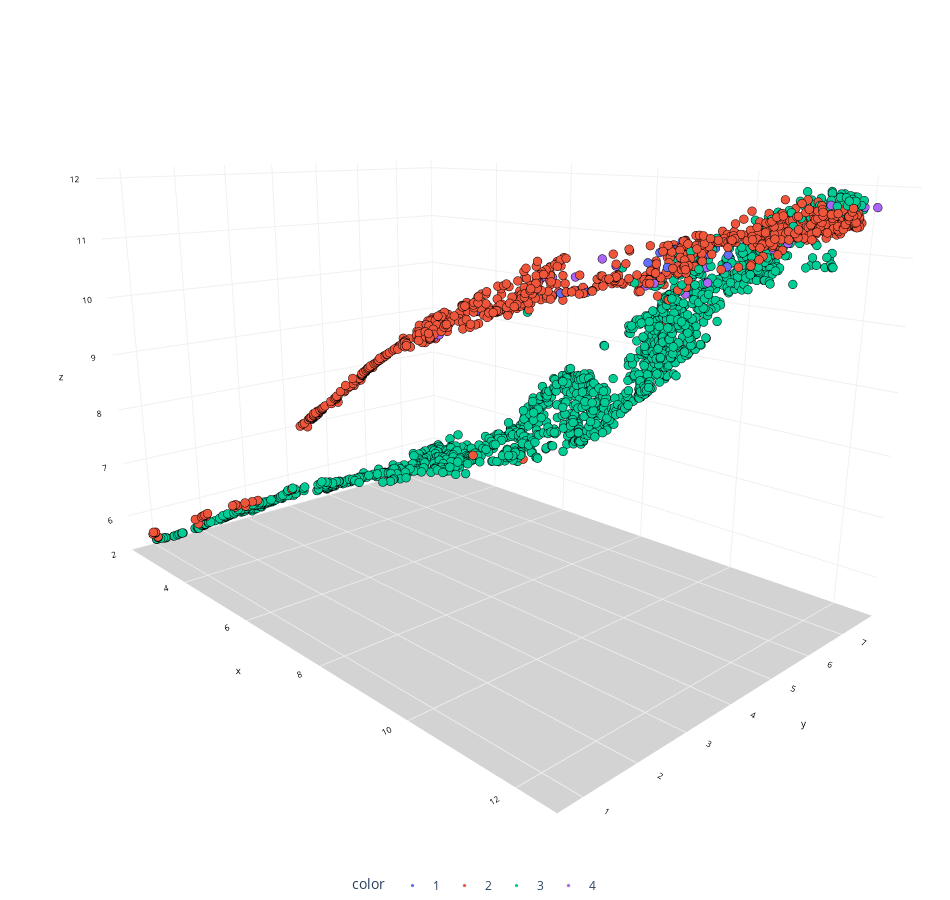

This figure's notebook cell:
### Code cell
import plotly.express as px
chart(transformed_data, labels)

### Figure 1 — Plotly figure (JSON) as saved in the notebook; plotly's stock layout.template omitted (floating-point values rounded to 4 significant figures; data arrays with more than 128 entries replaced by an {"elided": "..."} marker saying what was removed)
{"data": [{"hovertemplate": "color=1<br>x=%{x}<br>y=%{y}<br>z=%{z}<extra></extra>", "legendgroup": "1", "marker": {"color": "#636efa", "line": {"color": "black", "width": 0.1}, "size": 3, "symbol": "circle"}, "mode": "markers", "name": "1", "scene": "scene", "showlegend": true, "type": "scatter3d", "x": [10.9, 11.15, 11.66, 8.546, 9.963, 10.24, 9.664, 10.76, 8.277, 7.936, 9.885, 9.233, 8.897, 9.823, 10.21, 12.0, 9.427, 10.58, 11.43, 9.793, 11.0, 10.32, 7.997, 11.91], "y": [6.939, 6.905, 7.049, 4.124, 5.723, 6.369, 5.636, 6.086, 3.838, 3.732, 6.168, 4.755, 4.548, 6.111, 6.575, 7.209, 5.142, 6.365, 7.054, 5.748, 7.15, 6.282, 3.649, 7.163], "z": [11.27, 11.45, 11.51, 10.36, 10.81, 10.98, 10.86, 10.87, 10.17, 10.28, 11.16, 10.46, 10.43, 11.04, 11.05, 11.78, 10.65, 11.0, 11.41, 11.02, 11.37, 11.09, 10.15, 11.81]}, {"hovertemplate": "color=2<br>x=%{x}<br>y=%{y}<br>z=%{z}<extra></extra>", "legendgroup": "2", "marker": {"color": "#EF553B", "line": {"color": "black", "width": 0.1}, "size": 3, "symbol": "circle"}, "mode": "markers", "name": "2", "scene": "scene", "showlegend": true, "type": "scatter3d", "x": {"elided": "917 float values"}, "y": {"elided": "917 float values"}, "z": {"elided": "917 float values"}}, {"hovertemplate": "color=3<br>x=%{x}<br>y=%{y}<br>z=%{z}<extra></extra>", "legendgroup": "3", "marker": {"color": "#00cc96", "line": {"color": "black", "width": 0.1}, "size": 3, "symbol": "circle"}, "mode": "markers", "name": "3", "scene": "scene", "showlegend": true, "type": "scatter3d", "x": {"elided": "1622 float values"}, "y": {"elided": "1622 float values"}, "z": {"elided": "1622 float values"}}, {"hovertemplate": "color=4<br>x=%{x}<br>y=%{y}<br>z=%{z}<extra></extra>", "legendgroup": "4", "marker": {"color": "#ab63fa", "line": {"color": "black", "width": 0.1}, "size": 3, "symbol": "circle"}, "mode": "markers", "name": "4", "scene": "scene", "showlegend": true, "type": "scatter3d", "x": [11.12, 9.552, 7.685, 10.36, 9.727, 12.19, 8.861, 10.01, 7.336, 10.94, 7.361, 8.77, 12.0, 8.369, 10.49, 10.88, 9.821, 12.35, 9.158, 8.461, 10.22, 9.766, 10.13, 9.983, 7.392, 8.526, 9.849, 9.927, 9.03, 9.979, 9.462, 10.64, 6.273, 8.573, 12.27, 8.393, 9.675, 11.95, 8.505, 8.711, 9.729, 8.47, 7.591, 7.283, 9.827, 10.08, 10.67, 9.971], "y": [7.104, 6.078, 3.343, 6.207, 6.422, 7.195, 4.967, 6.151, 3.379, 7.113, 3.434, 5.015, 6.663, 4.231, 7.01, 7.119, 5.604, 7.334, 5.174, 4.514, 6.827, 6.733, 6.483, 6.463, 3.434, 4.453, 6.762, 6.834, 5.661, 6.815, 5.865, 6.875, 2.684, 4.622, 7.112, 4.38, 6.333, 7.204, 4.578, 4.563, 6.113, 4.552, 3.551, 3.361, 6.778, 5.919, 6.948, 6.76], "z": [11.16, 10.61, 9.892, 10.58, 10.83, 11.75, 10.43, 10.38, 9.697, 11.12, 9.741, 10.62, 11.78, 10.39, 11.23, 11.04, 10.57, 11.74, 10.92, 10.57, 11.2, 11.03, 10.76, 11.13, 9.735, 10.47, 10.92, 10.94, 10.76, 10.96, 10.47, 11.33, 8.938, 10.71, 11.75, 10.48, 10.73, 11.62, 10.64, 10.65, 10.27, 10.6, 10.02, 9.69, 10.89, 10.73, 11.21, 11.04]}], "layout": {"height": 900, "legend": {"orientation": "h", "title": {"text": "color"}, "tracegroupgap": 0, "x": 0.5, "xanchor": "center", "y": 0, "yanchor": "top"}, "margin": {"b": 0, "l": 0, "r": 0, "t": 0}, "scene": {"camera": {"center": {"x": 0, "y": 0, "z": -0.1}, "eye": {"x": 1.5, "y": -1.4, "z": 0.5}, "up": {"x": 0, "y": 0, "z": 1}}, "domain": {"x": [0, 1], "y": [0, 1]}, "xaxis": {"backgroundcolor": "white", "color": "black", "gridcolor": "#f0f0f0", "tickfont": {"size": 10}, "title": {"font": {"size": 10}, "text": "x"}}, "yaxis": {"backgroundcolor": "white", "color": "black", "gridcolor": "#f0f0f0", "tickfont": {"size": 10}, "title": {"font": {"size": 10}, "text": "y"}}, "zaxis": {"backgroundcolor": "lightgrey", "color": "black", "gridcolor": "#f0f0f0", "tickfont": {"size": 10}, "title": {"font": {"size": 10}, "text": "z"}}}, "showlegend": true, "width": 950}}
